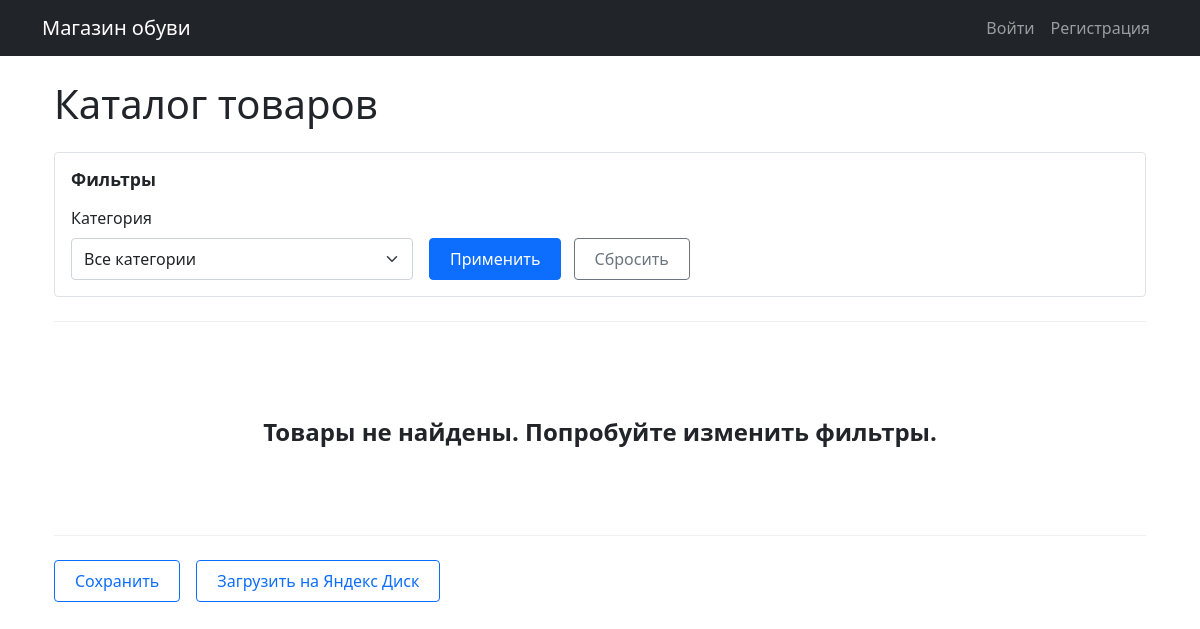
The app's page /, older data.
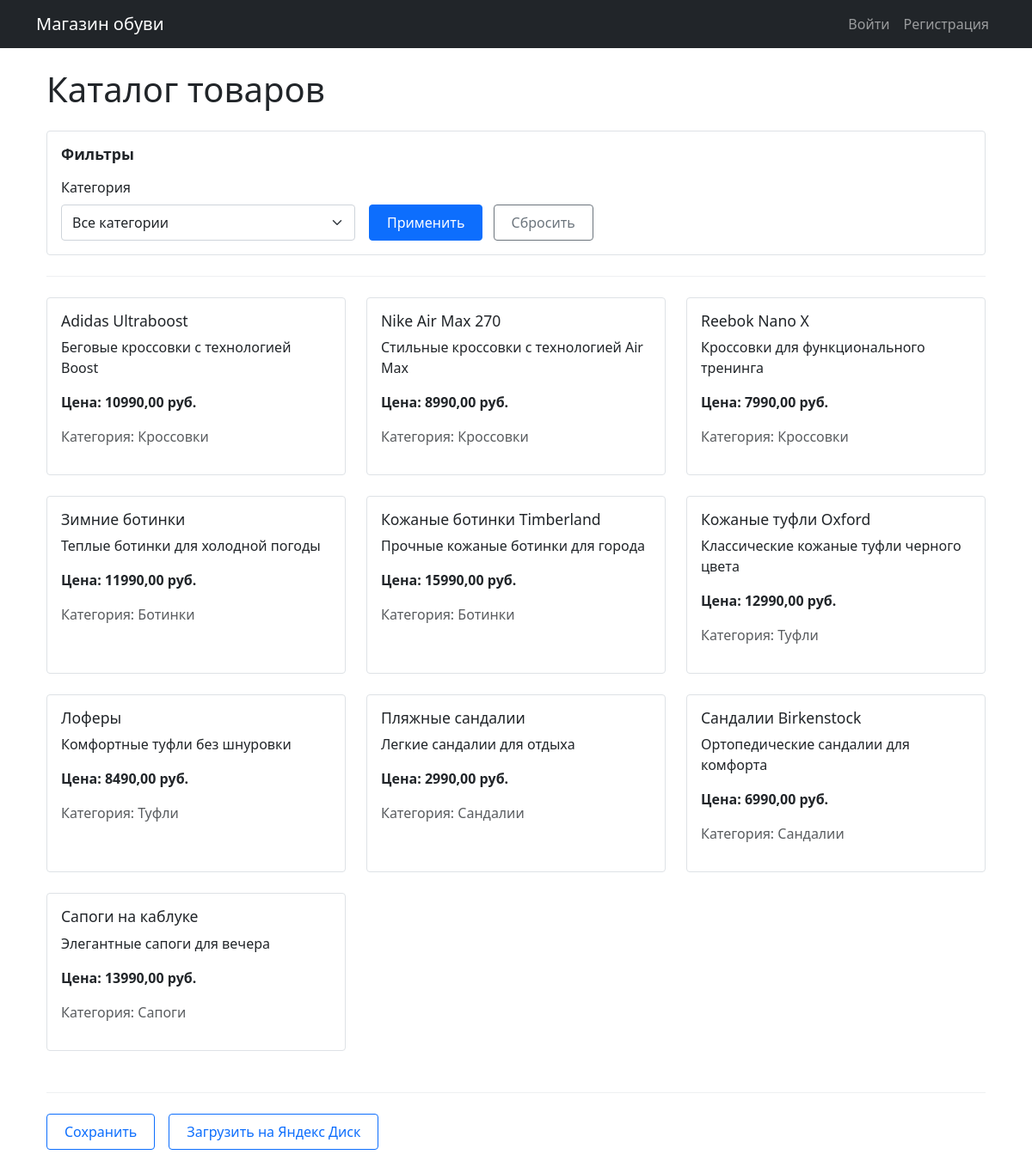
The same page, newer data.
### products/models.py (models this page shows, shortened)
class Product(models.Model):
    name = models.CharField(max_length=200, verbose_name="Название товара")
    category = models.ForeignKey(Category, on_delete=models.CASCADE, verbose_name="Категория")
    description = models.TextField(blank=True, verbose_name="Описание")
    manufacturer = models.ForeignKey(Manufacturer, on_delete=models.CASCADE, verbose_name="Производитель")
    supplier = models.ForeignKey(Supplier, on_delete=models.CASCADE, verbose_name="Поставщик")
    price = models.DecimalField(
        max_digits=10,
        decimal_places=2,
        validators=[MinValueValidator(Decimal('0.00'))],
        verbose_name="Цена"
    )
    unit = models.ForeignKey(Unit, on_delete=models.CASCADE, verbose_name="Единица измерения")
    quantity = models.IntegerField(
        default=0,
        validators=[MinValueValidator(0)],
        verbose_name="Количество на складе"
    )
    discount = models.DecimalField(
        max_digits=5,
        decimal_places=2,
        default=0.00,
        validators=[MinValueValidator(Decimal('0.00'))],
        verbose_name="Скидка (%)"
    )
    image = models.ImageField(
        upload_to='products/',
        blank=True,
        null=True,
        verbose_name="Изображение товара"
    )
    class Meta:
        verbose_name = "Товар"
        verbose_name_plural = "Товары"
        ordering = ['name']

class Category(models.Model):
    name = models.CharField(max_length=100, unique=True, verbose_name="Название категории")
    description = models.TextField(blank=True, default='', verbose_name='Описание')
    slug = models.SlugField(max_length=200, unique=True, blank=True)
    class Meta:
        verbose_name = "Категория"
        verbose_name_plural = "Категории"
        ordering = ['name']

### products/views.py (the view)
# urls.py: path('', views.product_list, name='product_list'),
def product_list(request):
    user_role = get_user_role(request.user) if request.user.is_authenticated else 'guest'
    products = Product.objects.select_related('category', 'manufacturer', 'supplier', 'unit')
    category_filter = request.GET.get('category', '')
    if category_filter:
        products = products.filter(category__id=category_filter)
    if user_role in ['manager', 'admin']:
        search_query = request.GET.get('search', '')
        if search_query:
            products = products.filter(
                Q(name__icontains=search_query) |
                Q(description__icontains=search_query) |
                Q(category__name__icontains=search_query) |
                Q(manufacturer__name__icontains=search_query) |  # ИСПРАВЛЕНО
                Q(supplier__name__icontains=search_query)        # ИСПРАВЛЕНО
            )
        supplier_filter = request.GET.get('supplier', '')
        if supplier_filter:
            products = products.filter(supplier__id=supplier_filter)
        sort_by = request.GET.get('sort', 'name')
        if sort_by == 'quantity_asc':
            products = products.order_by('quantity')
        elif sort_by == 'quantity_desc':
            products = products.order_by('-quantity')
        else:
            products = products.order_by('name')
        suppliers = Supplier.objects.all()
    else:
        suppliers = None
        search_query = ''
        supplier_filter = ''
        sort_by = 'name'
    categories = Category.objects.all()
    paginator = Paginator(products, 10)
    page_number = request.GET.get('page')
    page_obj = paginator.get_page(page_number)
    context = {
        'page_obj': page_obj,
        'user_role': user_role,
        'suppliers': suppliers,
        'search_query': search_query,
        'supplier_filter': supplier_filter,
        'sort_by': sort_by,
        'categories': categories,
        'selected_category': category_filter,
    }
    return render(request, 'products/product_list.html', context)

### templates/products/product_list.html (shortened to what this page needs)
{% extends "base.html" %}
{% block content %}
<div class="container mt-4">
    <h1 class="mb-4">Каталог товаров</h1>
    <div class="card mb-4">
        <div class="card-body">
            <h5 class="card-title mb-3"><strong>Фильтры</strong></h5>
            <form method="get" class="row g-3 align-items-end">
                <div class="col-md-4">
                    <label class="form-label">Категория</label>
                    <select name="category" class="form-select">
                        <option value="">Все категории</option>
                    </select>
                </div>
                <div class="col-md-8">
                    <button type="submit" class="btn btn-primary me-2">Применить</button>
                    <a href="?" class="btn btn-outline-secondary">Сбросить</a>
                </div>
            </form>
        </div>
    </div>
    <hr class="my-4">
    {% if page_obj %}
        <div class="row">
            {% for product in page_obj %}
                <div class="col-md-4 mb-4">
                    <div class="card h-100">
                        <div class="card-body">
                            <h5 class="card-title">{{ product.name }}</h5>
                            <p class="card-text">{{ product.description|truncatechars:100 }}</p>
                            <p class="fw-bold">Цена: {{ product.price }} руб.</p>
                            <p class="text-muted">Категория: {{ product.category.name }}</p>
                        </div>
                    </div>
                </div>
            {% endfor %}
        </div>
    {% else %}
        <div class="text-center py-5">
            <h4 class="mb-3"><strong>Товары не найдены. Попробуйте изменить фильтры.</strong></h4>
        </div>
    {% endif %}
    <hr class="my-4">
    <div class="d-flex gap-3 mb-5">
        <button class="btn btn-outline-primary">Сохранить</button>
        <button class="btn btn-outline-primary">Загрузить на Яндекс Диск</button>
    </div>
</div>
{% endblock %}

Row changes from the older to the newer data that the page shows:
added Product: name "Adidas Ultraboost", description "Беговые кроссовки с технологией Boost", price "10990,00", category.name "Кроссовки"
added Product: name "Nike Air Max 270", description "Стильные кроссовки с технологией Air Max", price "8990,00", category.name "Кроссовки"
added Product: name "Reebok Nano X", description "Кроссовки для функционального тренинга", price "7990,00", category.name "Кроссовки"
added Product: name "Зимние ботинки", description "Теплые ботинки для холодной погоды", price "11990,00", category.name "Ботинки"
added Product: name "Кожаные ботинки Timberland", description "Прочные кожаные ботинки для города", price "15990,00", category.name "Ботинки"
added Product: name "Кожаные туфли Oxford", description "Классические кожаные туфли черного цвета", price "12990,00", category.name "Туфли"
added Product: name "Лоферы", description "Комфортные туфли без шнуровки", price "8490,00", category.name "Туфли"
added Product: name "Пляжные сандалии", description "Легкие сандалии для отдыха", price "2990,00", category.name "Сандалии"
added Product: name "Сандалии Birkenstock", description "Ортопедические сандалии для комфорта", price "6990,00", category.name "Сандалии"
added Product: name "Сапоги на каблуке", description "Элегантные сапоги для вечера", price "13990,00", category.name "Сапоги"
Text that changed along with them:
text no longer shown: "Товары не найдены. Попробуйте изменить фильтры."
